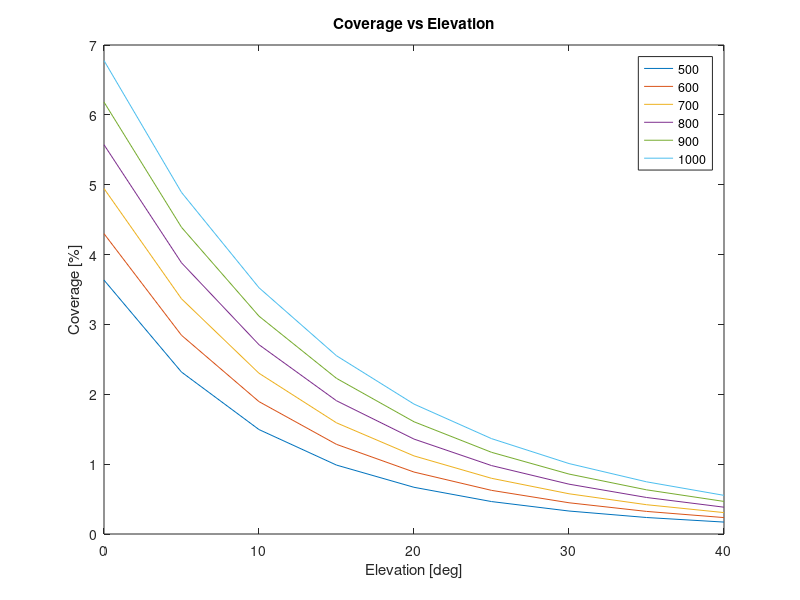
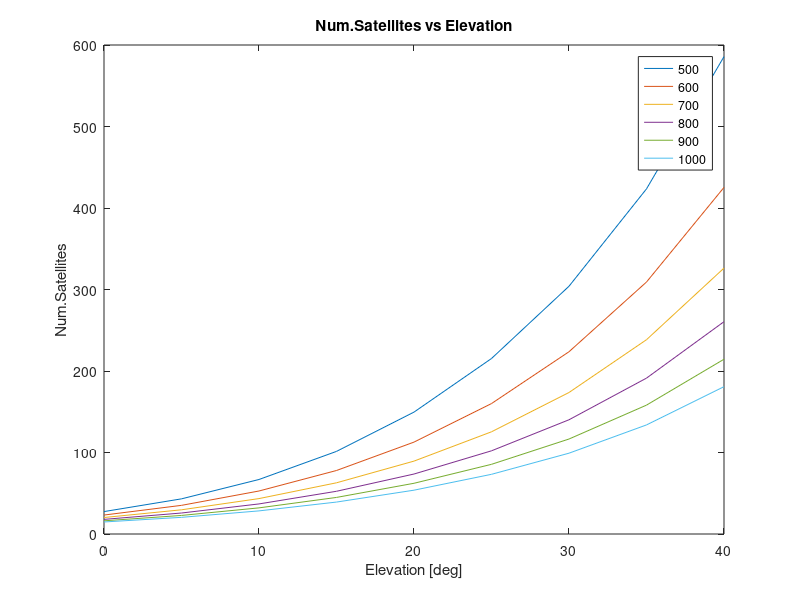
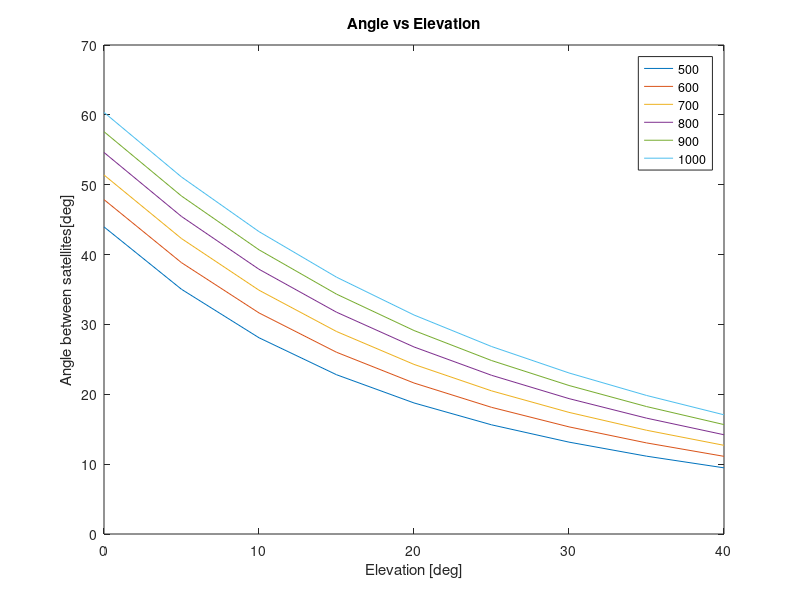

These figures' MATLAB source, in order:
%----ASTREA CONSTELLATION----
%PROJECTS - 220028
%Aerospace Engineering Barchelor's Degree
%ESEIAAT - UPC
%Autumn 2016-2017

% ORBIT DESIGN TEAM
% COMPUTATION OF A SATELLITE FOOTPRINT

clc 
clear all
close all

%% PHISICAL CONSTANTS AND PARAMETERS 

Re = 6378;          %Earth's Radius [Km]
Se = 4*pi*Re^2;     %Earth's Surface [Km^2]
h = 500:100:1000;   %Satellte height [Km]
eo = 0:5:40;        %Elevation angle [deg]

%% SOLVER

for i = 1:length(h)
    for j = 1:length(eo)
        
        d(i,j)= Re*(sqrt(((h(i)+Re)/Re)^2-(cosd(eo(j)))^2 )-sind(eo(j)));
        Bo(i,j) = asind( d(i,j)*cosd(eo(j)) / (h(i)+Re) );
        
        S(i,j) = 2 * pi * Re^2 * ( 1-cosd(Bo(i,j)) );
        
        R(i,j) = sqrt( d(i,j)^2 - h(i)^2 );
        
        %Satellite coverage expressed as a fraction of Earth's Area (%)
        Cov(i,j) = ( S(i,j) / Se )*100; 
        
        %Number of satellites needed
        nsat(i,j) = ( Se / S(i,j) );

    end
end

%% PLOTS

figure
for k = 1:length(h)
    plot ( eo , Cov(k,:) )
    hold on
end

title('Coverage vs Elevation')
xlabel('Elevation [deg]') % x-axis label
ylabel('Coverage [%]') % y-axis label
legend(num2str(h(1)),num2str(h(2)),num2str(h(3)),...
    num2str(h(4)),num2str(h(5)),num2str(h(6)))

figure
for k = 1:length(h)
    plot ( eo , nsat(k,:) )
    legend ('h(j)')
    hold on
end

title('Num.Satellites vs Elevation')
xlabel('Elevation [deg]') % x-axis label
ylabel('Num.Satellites') % y-axis label
legend(num2str(h(1)),num2str(h(2)),num2str(h(3)),...
    num2str(h(4)),num2str(h(5)),num2str(h(6)))       

figure
for k = 1:length(h)
    plot ( eo , 2*Bo(k,:) )
    hold on
end

title('Angle vs Elevation')
xlabel('Elevation [deg]') % x-axis label
ylabel('Angle between satellites[deg]') % y-axis label
legend(num2str(h(1)),num2str(h(2)),num2str(h(3)),...
    num2str(h(4)),num2str(h(5)),num2str(h(6)))
